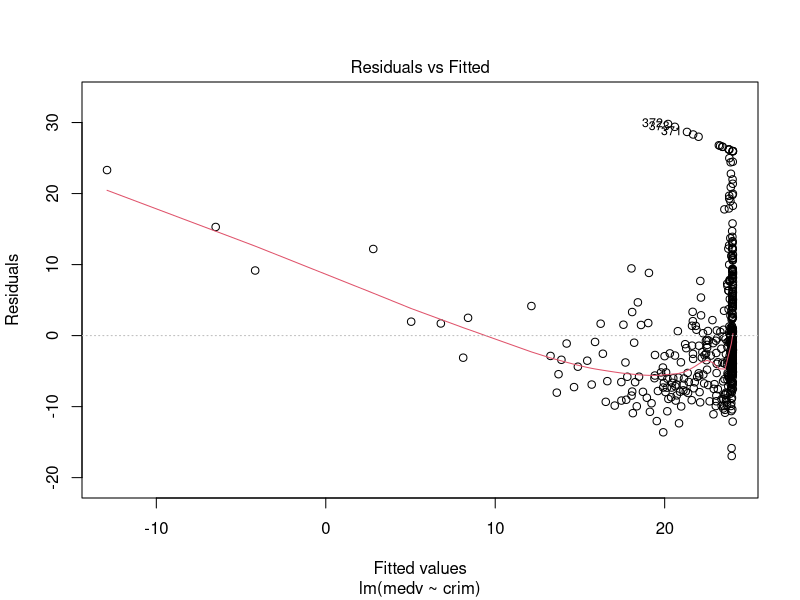
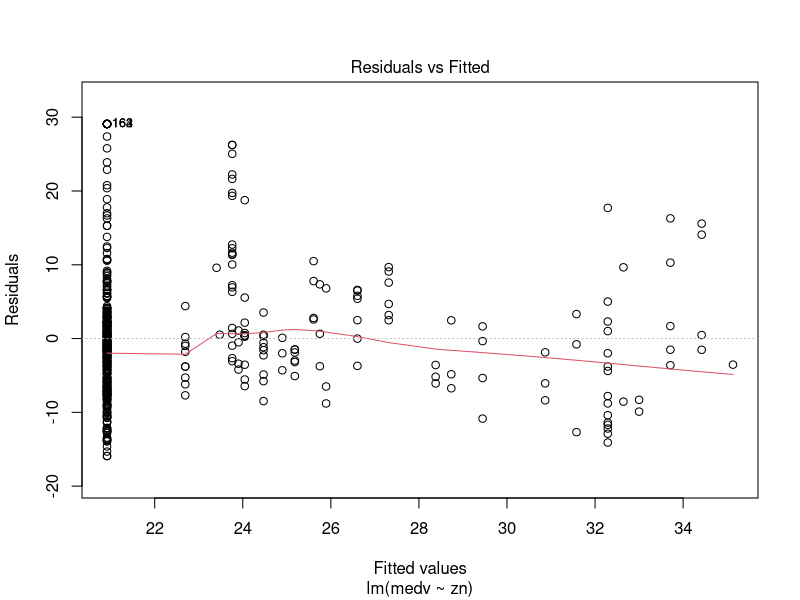
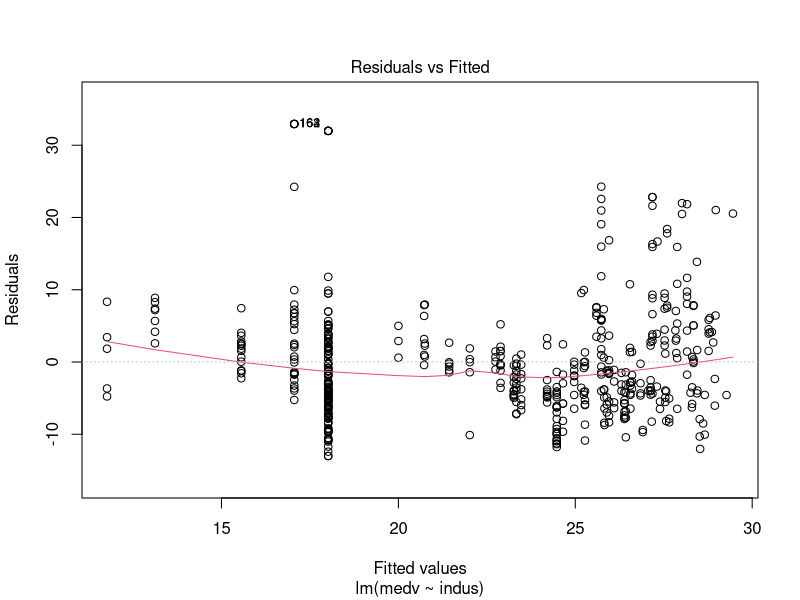
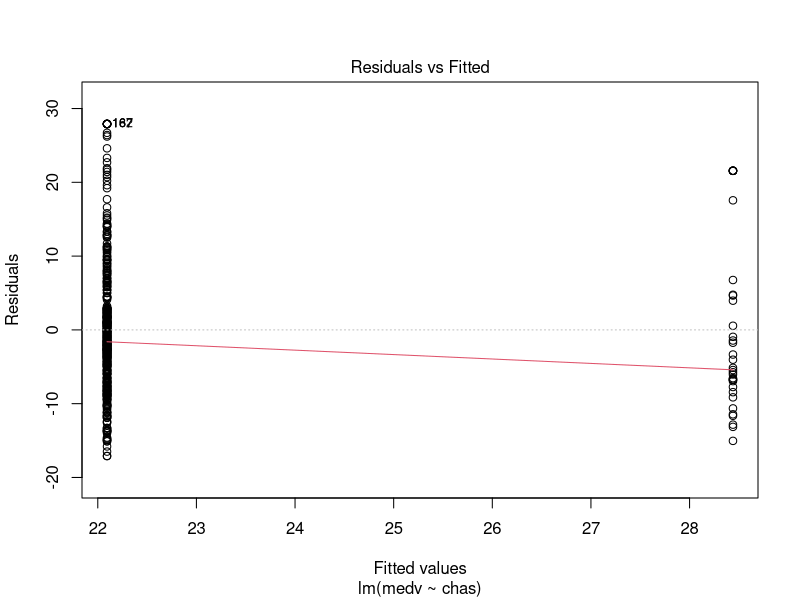
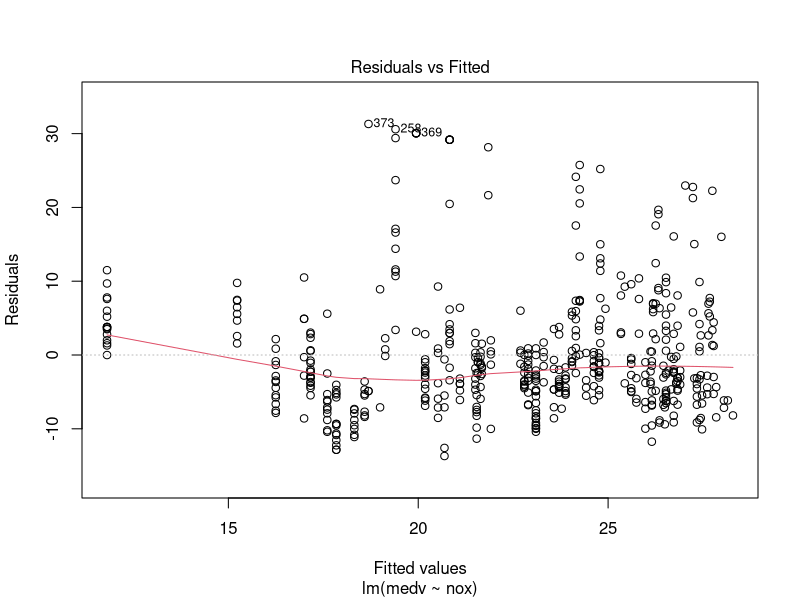
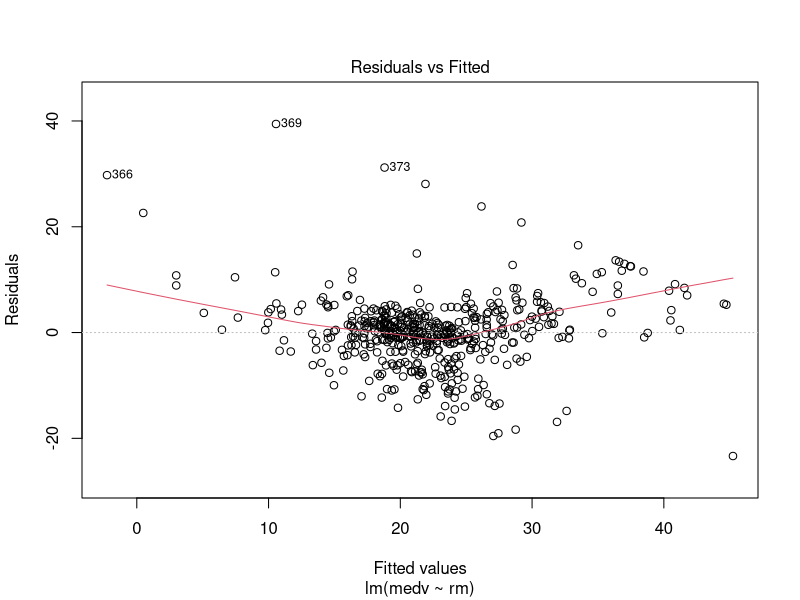
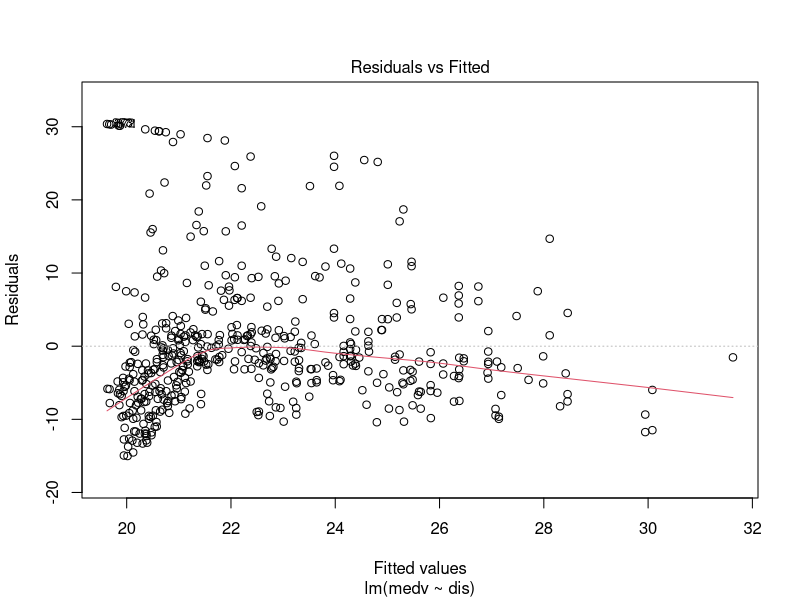
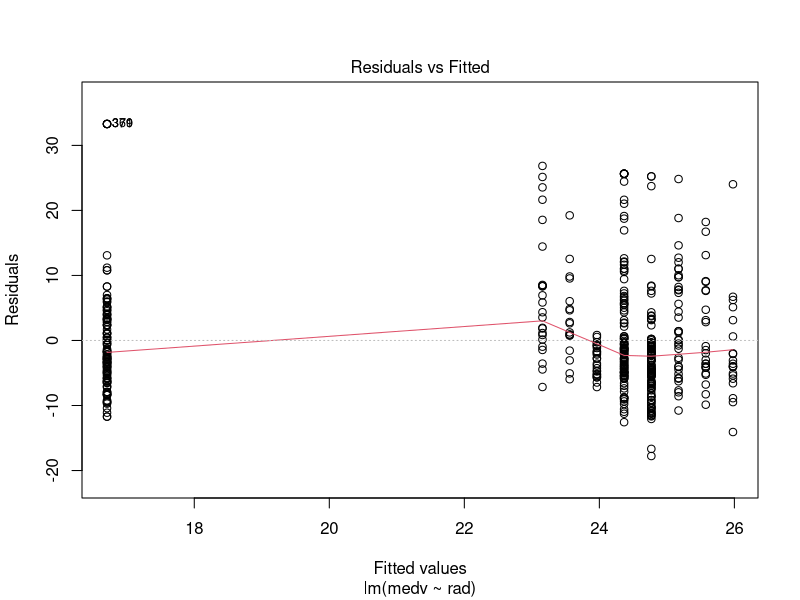

The R source for these figures, in order:
## ---- chunk 1
# Load standard libraries
library(tidyverse)
library(MASS) # Modern applied statistics functions
## ---- chunk 2
#data(package = "MASS")

boston_data <- Boston
#?Boston

#str(boston_data)
## ---- chunk 3
lm_crim <- lm(medv~crim, data = boston_data)
summary(lm_crim)

plot(lm_crim, which = c(1))
## ---- chunk 4
lm_zn <- lm(medv~zn, data = boston_data)
summary(lm_zn)

plot(lm_zn, which = c(1))

## ---- chunk 5
lm_indus <- lm(medv~indus, data = boston_data)
summary(lm_indus)

plot(lm_indus, which = c(1))
## ---- chunk 6
lm_chas <- lm(medv~chas, data = boston_data)
summary(lm_chas)

plot(lm_chas, which = c(1))
## ---- chunk 7
lm_nox <- lm(medv~nox, data = boston_data)
summary(lm_nox)

plot(lm_nox, which = c(1))
## ---- chunk 8
lm_rm <- lm(medv~rm, data = boston_data)
summary(lm_rm)

plot(lm_rm, which = c(1))
## ---- chunk 9
lm_dis <- lm(medv~dis, data = boston_data)
summary(lm_dis)

plot(lm_dis, which = c(1))
## ---- chunk 10
lm_rad <- lm(medv~rad, data = boston_data)
summary(lm_rad)

plot(lm_rad, which = c(1))
## ---- chunk 11
lm_tax <- lm(medv~tax, data = boston_data)
summary(lm_tax)

plot(lm_tax, which = c(1))
## ---- chunk 12
lm_ptratio <- lm(medv~ptratio, data = boston_data)
summary(lm_ptratio)

plot(lm_ptratio, which = c(1))
## ---- chunk 13
lm_black <- lm(medv~black , data = boston_data) 
summary(lm_black)

plot(lm_black, which = c(1))

## ---- chunk 14
lm_lstat <- lm(medv~lstat, data = boston_data)
summary(lm_lstat)

plot(lm_lstat, which = c(1))

## ---- chunk 15
lm_age <- lm(medv~age , data = boston_data) 
summary(lm_age)

plot(lm_age, which = c(1))
## ---- chunk 16
lm_multiple <- lm(medv~crim+zn+indus+chas+nox+rm+rad+dis+tax+
                    ptratio+lstat+black+age, data = boston_data)
summary(lm_multiple)

plot(lm_multiple, which = c(1))
## ---- chunk 17
#Create data frame for the coefficients of linear and multiple regression
predictors <- c('CRIM', 'ZN', 'INDUS', 'CHAS','NOX', 'RM','RAD','DIS', 
                'TAX','PTRATIO', 'LSTAT', 'BLACK', 'AGE')

coeff_univariate <- c(coefficients(lm_crim)[2], coefficients(lm_zn)[2],
                     coefficients(lm_indus)[2], coefficients(lm_chas)[2], 
                     coefficients(lm_nox)[2],
                      coefficients(lm_rm)[2], coefficients(lm_rad)[2],
                     coefficients(lm_dis)[2],coefficients(lm_tax)[2],
                     coefficients(lm_ptratio)[2], coefficients(lm_lstat)[2], 
                     coefficients(lm_black)[2],coefficients(lm_age)[2])
                     
coeff_multiple <- c(coefficients(lm_multiple)[2:14])

coeff_df <- data.frame(predictors, coeff_univariate, coeff_multiple)

ggplot(coeff_df, aes(coeff_univariate, coeff_multiple, color = predictors))+
       geom_point()

## ---- chunk 18
#Non-linear regression models
nlm_crim <- lm(medv~crim+I(crim^2)+I(crim^3), data = boston_data)
summary(nlm_crim)
nlm_zn <- lm(medv~zn+I(zn^2)+I(zn^3), data = boston_data)
summary(nlm_zn)
nlm_indus <- lm(medv~indus+I(indus^2)+I(indus^3), data = boston_data)
summary(nlm_indus)
nlm_chas <- lm(medv~chas+I(chas^2)+I(chas^3), data = boston_data)
summary(nlm_chas)
nlm_nox <- lm(medv~nox+I(nox^2)+I(nox^3), data = boston_data)
summary(nlm_nox)
nlm_rm <- lm(medv~rm+I(rm^2)+I(rm^3), data = boston_data)
summary(nlm_rm)
nlm_age <- lm(medv~age+I(age^2)+I(age^3), data = boston_data)
summary(nlm_age)
nlm_dis <- lm(medv~dis+I(dis^2)+I(dis^3), data = boston_data)
summary(nlm_dis)
nlm_rad <- lm(medv~rad+I(rad^2)+I(rad^3), data = boston_data)
summary(nlm_rad)
nlm_tax <- lm(medv~tax+I(tax^2)+I(tax^3), data = boston_data)
summary(nlm_tax)
nlm_ptratio <- lm(medv~ptratio+I(ptratio^2)+I(ptratio^3), data = boston_data)
summary(nlm_ptratio)
nlm_black <- lm(medv~black+I(black^2)+I(black^3), data = boston_data)
summary(nlm_black)
nlm_lstat <- lm(medv~lstat+I(lstat^2)+I(lstat^3), data = boston_data)
summary(nlm_lstat)
## ---- chunk 19
#Stepwise model selection
step_model <- stepAIC(lm_multiple, direction = "both")
step_model$anova
## ---- chunk 20
#Plot of residuals vs. fitted for the stepwise model
plot(step_model, which = c(1))
